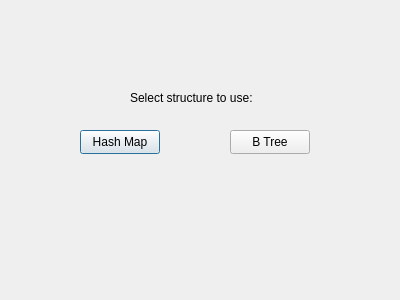
<?xml version="1.0" encoding="UTF-8"?>
<ui version="4.0">
 <class>FilePick</class>
 <widget class="QDialog" name="FilePick">
  <property name="geometry">
   <rect>
    <x>0</x>
    <y>0</y>
    <width>400</width>
    <height>300</height>
   </rect>
  </property>
  <property name="windowTitle">
   <string>Dialog</string>
  </property>
  <widget class="QLabel" name="label">
   <property name="geometry">
    <rect>
     <x>130</x>
     <y>90</y>
     <width>181</width>
     <height>16</height>
    </rect>
   </property>
   <property name="text">
    <string>Select structure to use:</string>
   </property>
  </widget>
  <widget class="QPushButton" name="HM">
   <property name="geometry">
    <rect>
     <x>80</x>
     <y>130</y>
     <width>80</width>
     <height>24</height>
    </rect>
   </property>
   <property name="text">
    <string>Hash Map</string>
   </property>
  </widget>
  <widget class="QPushButton" name="BT">
   <property name="geometry">
    <rect>
     <x>230</x>
     <y>130</y>
     <width>80</width>
     <height>24</height>
    </rect>
   </property>
   <property name="text">
    <string>B Tree</string>
   </property>
  </widget>
 </widget>
 <resources/>
 <connections/>
</ui>
